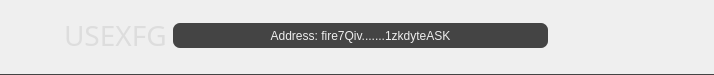
       <widget class="QGroupBox" name="headerBox">
        <property name="sizePolicy">
         <sizepolicy hsizetype="Expanding" vsizetype="Expanding">
          <horstretch>0</horstretch>
          <verstretch>0</verstretch>
         </sizepolicy>
        </property>
        <property name="minimumSize">
         <size>
          <width>0</width>
          <height>75</height>
         </size>
        </property>
        <property name="maximumSize">
         <size>
          <width>16777215</width>
          <height>75</height>
         </size>
        </property>
        <property name="styleSheet">
         <string notr="true">border: none; border-bottom: 1px solid #444;</string>
        </property>
        <property name="title">
         <string/>
        </property>
        <layout class="QGridLayout" name="gridLayout_6">
         <property name="leftMargin">
          <number>18</number>
         </property>
         <property name="topMargin">
          <number>9</number>
         </property>
         <property name="rightMargin">
          <number>18</number>
         </property>
         <item row="0" column="0">
          <widget class="QLabel" name="m_titleIcon">
           <property name="sizePolicy">
            <sizepolicy hsizetype="Preferred" vsizetype="Preferred">
             <horstretch>0</horstretch>
             <verstretch>0</verstretch>
            </sizepolicy>
           </property>
           <property name="minimumSize">
            <size>
             <width>40</width>
             <height>40</height>
            </size>
           </property>
           <property name="maximumSize">
            <size>
             <width>40</width>
             <height>40</height>
            </size>
           </property>
           <property name="styleSheet">
            <string notr="true">border: none;
color: #ddd;
font-size: 30px;</string>
           </property>
           <property name="text">
            <string/>
           </property>
           <property name="pixmap">
            <pixmap resource="../../resources.qrc">:/icons/icon-home</pixmap>
           </property>
           <property name="scaledContents">
            <bool>true</bool>
           </property>
           <property name="alignment">
            <set>Qt::AlignCenter</set>
           </property>
          </widget>
         </item>
         <item row="0" column="1" colspan="2">
          <widget class="QLabel" name="m_myConcealWalletTitle">
           <property name="sizePolicy">
            <sizepolicy hsizetype="MinimumExpanding" vsizetype="Preferred">
             <horstretch>0</horstretch>
             <verstretch>0</verstretch>
            </sizepolicy>
           </property>
           <property name="minimumSize">
            <size>
             <width>0</width>
             <height>31</height>
            </size>
           </property>
           <property name="maximumSize">
            <size>
             <width>160000</width>
             <height>60</height>
            </size>
           </property>
           <property name="font">
            <font>
             <family>orbitron</family>
             <pointsize>-1</pointsize>
             <weight>50</weight>
             <bold>false</bold>
            </font>
           </property>
           <property name="styleSheet">
            <string notr="true">
color: #ddd;
        background: transparent;
        font-size: 28px;
        font-family: orbitron;
        font-weight: normal;
  		 border: none;
</string>
           </property>
           <property name="text">
            <string>&lt;html&gt;&lt;head/&gt;&lt;body&gt;&lt;p&gt;USEXFG&lt;/p&gt;&lt;/body&gt;&lt;/html&gt;</string>
           </property>
          </widget>
         </item>
         <item row="0" column="4">
          <widget class="QPushButton" name="m_copyAddressButton_3">
           <property name="minimumSize">
            <size>
             <width>375</width>
             <height>25</height>
            </size>
           </property>
           <property name="maximumSize">
            <size>
             <width>375</width>
             <height>25</height>
            </size>
           </property>
           <property name="toolTip">
            <string>Click to Copy</string>
           </property>
           <property name="layoutDirection">
            <enum>Qt::LeftToRight</enum>
           </property>
           <property name="styleSheet">
            <string notr="true">QPushButton {
border: none; 
color: #eee;
background-color: #444;
border-radius:7px;
padding: 5px;
}

QPushButton:hover {
border: none; 
color: #eee;
background-color: #555;
border-radius:7px;
padding: 5px;
}

QToolTip { color: #eeeeee; background-color: #000000; border: 0px; padding: 8px;}</string>
           </property>
           <property name="text">
            <string notr="true">Address: fire7Qiv.......1zkdyteASK</string>
           </property>
           <property name="checkable">
            <bool>false</bool>
           </property>
          </widget>
         </item>
         <item row="0" column="8">
          <widget class="QPushButton" name="lm_settingsButton">
           <property name="minimumSize">
            <size>
             <width>40</width>
             <height>31</height>
            </size>
           </property>
           <property name="maximumSize">
            <size>
             <width>30</width>
             <height>60</height>
            </size>
           </property>
           <property name="font">
            <font>
             <family>Poppins</family>
            </font>
           </property>
           <property name="toolTip">
            <string>Settings</string>
           </property>
           <property name="styleSheet">
            <string notr="true">QPushButton {
text-align: left; color: #ddd; 
border: none;
padding-left: 10px;
}

QToolTip { color: #eeeeee; background-color: #000000; border: 0px; padding: 8px;}</string>
           </property>
           <property name="text">
            <string/>
           </property>
           <property name="icon">
            <iconset resource="../../resources.qrc">
             <normaloff>:/icons/settings</normaloff>:/icons/settings</iconset>
           </property>
           <property name="iconSize">
            <size>
             <width>18</width>
             <height>18</height>
            </size>
           </property>
          </widget>
         </item>
         <item row="0" column="6">
          <widget class="QPushButton" name="m_qrButton">
           <property name="sizePolicy">
            <sizepolicy hsizetype="Minimum" vsizetype="Expanding">
             <horstretch>0</horstretch>
             <verstretch>0</verstretch>
            </sizepolicy>
           </property>
           <property name="minimumSize">
            <size>
             <width>50</width>
             <height>35</height>
            </size>
           </property>
           <property name="maximumSize">
            <size>
             <width>50</width>
             <height>31</height>
            </size>
           </property>
           <property name="toolTip">
            <string>Show QR Code</string>
           </property>
           <property name="styleSheet">
            <string notr="true">QPushButton {
text-align: left; color: #ddd; 
border: none;
padding-left: 18px;
}

QToolTip { color: #eeeeee; background-color: #000000; border: 0px; padding: 8px;}
</string>
           </property>
           <property name="text">
            <string notr="true"/>
           </property>
           <property name="icon">
            <iconset resource="../../resources.qrc">
             <normaloff>:/images/qr</normaloff>:/images/qr</iconset>
           </property>
           <property name="iconSize">
            <size>
             <width>18</width>
             <height>18</height>
            </size>
           </property>
          </widget>
         </item>
         <item row="0" column="7">
          <widget class="QPushButton" name="lm_lockWalletButton">
           <property name="minimumSize">
            <size>
             <width>40</width>
             <height>31</height>
            </size>
           </property>
           <property name="maximumSize">
            <size>
             <width>30</width>
             <height>60</height>
            </size>
           </property>
           <property name="font">
            <font>
             <family>Poppins</family>
            </font>
           </property>
           <property name="toolTip">
            <string>Lock Wallet</string>
           </property>
           <property name="styleSheet">
            <string notr="true">QPushButton {
text-align: left; color: #ddd; 
border: none;
padding-left: 10px;
}

QToolTip { color: #eeeeee; background-color: #000000; border: 0px; padding: 8px;}</string>
           </property>
           <property name="text">
            <string/>
           </property>
           <property name="icon">
            <iconset resource="../../resources.qrc">
             <normaloff>:/icons/lock</normaloff>:/icons/lock</iconset>
           </property>
           <property name="iconSize">
            <size>
             <width>18</width>
             <height>18</height>
            </size>
           </property>
          </widget>
         </item>
        </layout>
       </widget>
